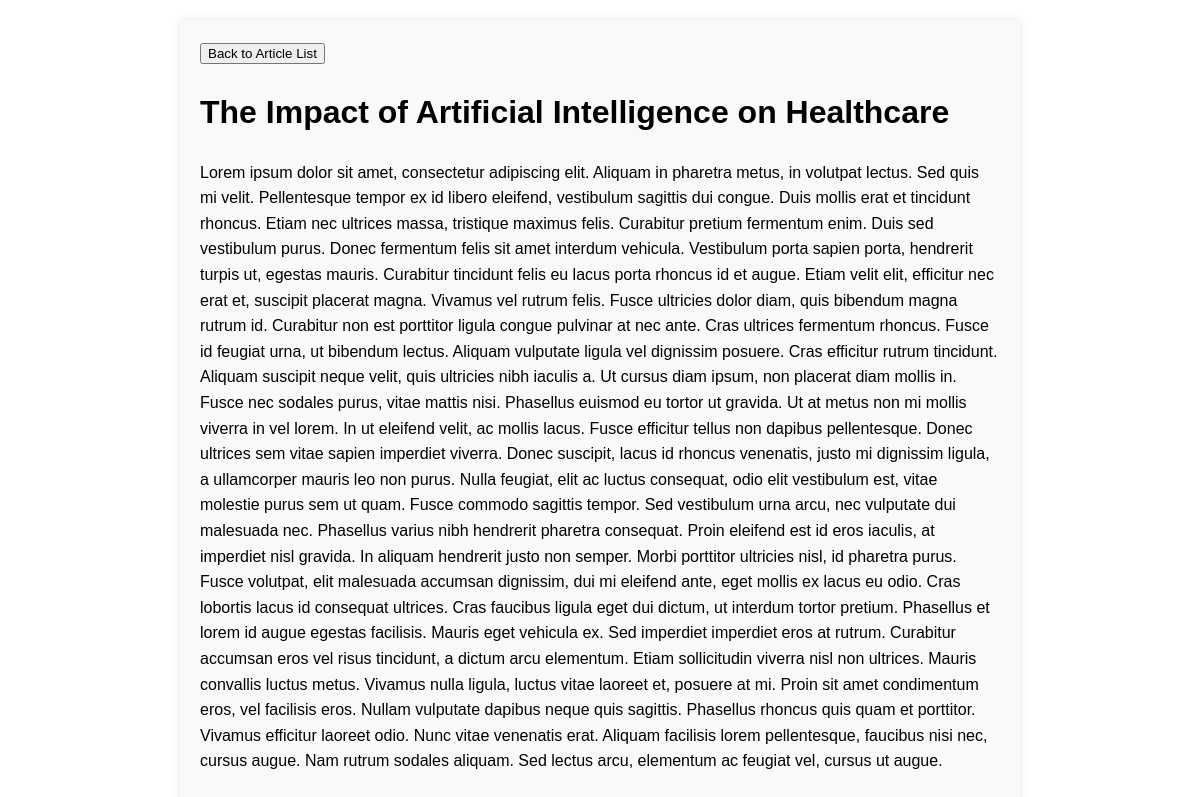
The app's page /article/the-impact-of-artificial-intelligence-on-healthcare/ with its own data.
### myapp/models.py (models this page shows, shortened)
class BlogArticle(models.Model):
    title = models.CharField(max_length=200)
    slug = models.SlugField(unique=True)
    content = models.TextField()
    author = models.ForeignKey(User, on_delete=models.CASCADE)
    publication_datetime = models.DateTimeField()
    is_online = models.BooleanField(default=True)

### myapp/views.py (the view)
# urls.py: path('article/<slug:slug>/', views.ArticleDetailView.as_view(), name='article_detail'),
class ArticleDetailView(DetailView):
    model = BlogArticle
    template_name = 'article_detail.html'
    context_object_name = 'article'

### templates/article_detail.html (shortened to what this page needs)
<!DOCTYPE html>
<html lang="en">
<head>
</head>
<body>
<div class="article-details">
    <a class="back-btn" href="{% url 'article_list' %}">
        <button>Back to Article List</button>
    </a>
    <h1>{{ article.title }}</h1>
    <p>{{ article.content }}</p>
</div>
</body>
</html>

### templates/article_detail.html (style rules this page uses)
body { font-family: Arial, sans-serif; line-height: 1.6; margin: 20px; }
.article-details { max-width: 800px; margin: 0 auto; background-color: #f9f9f9; padding: 20px; border-radius: 5px; box-shadow: 0 0 10px rgba(0, 0, 0, 0.1); }
.back-btn { margin-bottom: 10px; }

### records on screen
BlogArticle: title "The Impact of Artificial Intelligence on Healthcare", content "Lorem ipsum dolor sit amet, consectetur adipiscing elit. Aliquam in pharetra metus, in volutpat lectus. Sed quis mi velit. Pellentesque tempor ex id libero eleifend, vestibulum sagittis dui congue. Duis mollis erat et tincidunt rhoncus. Etiam nec ultrices massa, tristique maximus felis. Curabitur pretium fermentum enim. Duis sed vestibulum purus. Donec fermentum felis sit amet interdum vehicula. Vestibulum porta sapien porta, hendrerit turpis ut, egestas mauris. Curabitur tincidunt felis eu lacus porta rhoncus id et augue. Etiam velit elit, efficitur nec erat et, suscipit placerat magna. Vivamus vel rutrum felis. Fusce ultricies dolor diam, quis bibendum magna rutrum id. Curabitur non est…"
